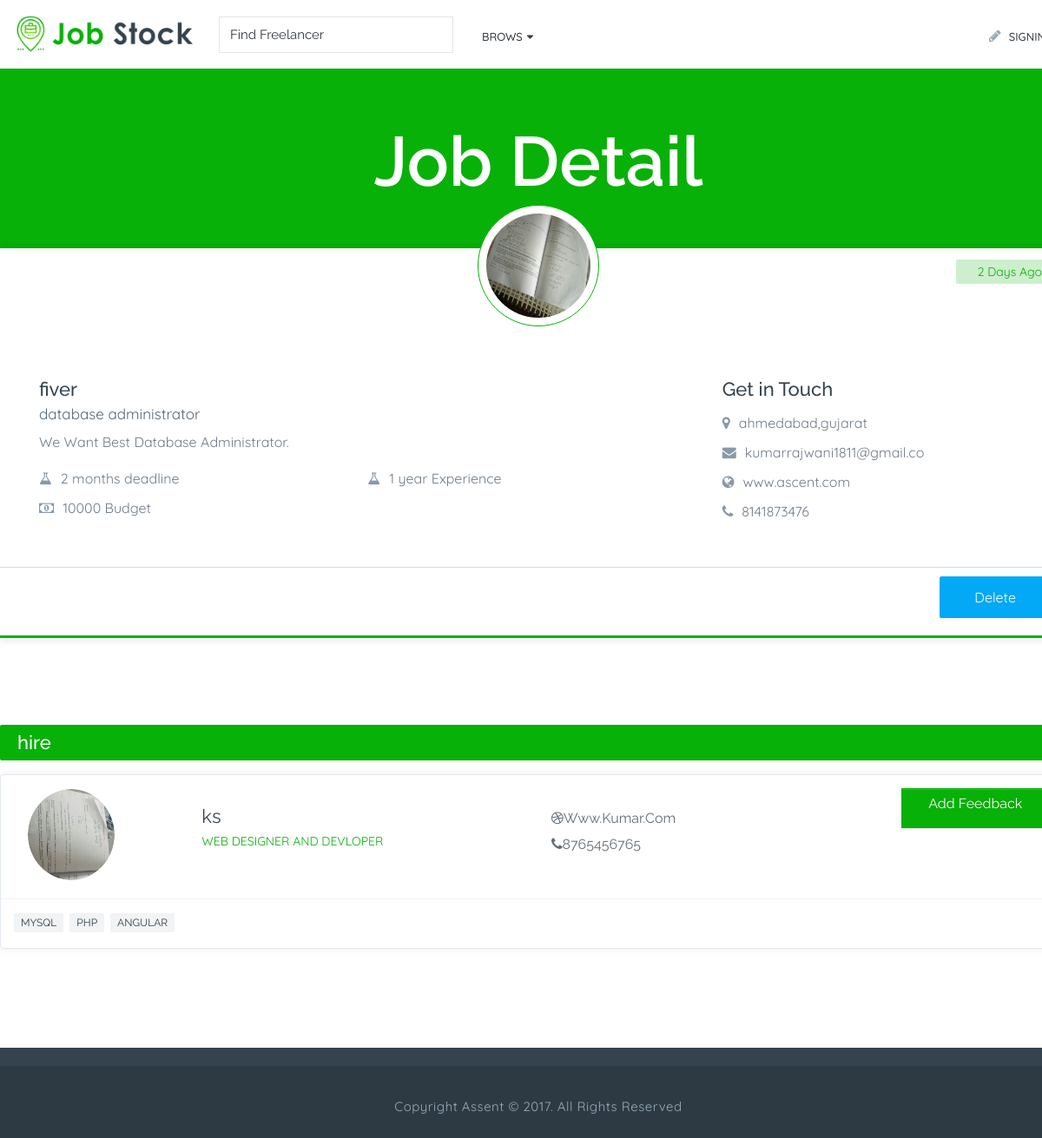
Screenshot of /user/job-detail.php (signed in) with the database file from the repository.
### tables this page shows
CREATE TABLE `company_profile` (
  `fk_uid` int(11) NOT NULL,
  `industry_name` varchar(30) NOT NULL,
  `location` varchar(100) NOT NULL,
  `established` varchar(20) NOT NULL,
  `company_detail` varchar(250) DEFAULT NULL,
  `work` varchar(30) DEFAULT NULL,
  `link` varchar(200) DEFAULT NULL
);

CREATE TABLE `user_table` (
  `uid` int(11) NOT NULL,
  `email_id` varchar(30) NOT NULL,
  `uname` varchar(30) NOT NULL,
  `password` varchar(15) NOT NULL,
  `contact_no` bigint(10) NOT NULL,
  `gender` varchar(6) NOT NULL,
  `image` varchar(200) NOT NULL,
  `token` varchar(15) NOT NULL,
  `verify` int(11) DEFAULT NULL,
  `user_type` int(11) NOT NULL
);

CREATE TABLE `jobpost_table` (
  `fk_uid` int(11) NOT NULL,
  `job_id` int(11) NOT NULL,
  `title` varchar(100) NOT NULL,
  `category` varchar(50) NOT NULL,
  `job_experience` varchar(50) DEFAULT NULL,
  `budget` int(10) NOT NULL,
  `extra_details` varchar(1000) DEFAULT NULL,
  `dead_line` varchar(10) DEFAULT NULL
);

CREATE TABLE `hire` (
  `hirejob_id` int(11) NOT NULL,
  `hireuid` int(11) NOT NULL
);

CREATE TABLE `freelancer_table` (
  `fk_uid` int(11) NOT NULL,
  `higher_degree` varchar(50) DEFAULT NULL,
  `job_experience` varchar(100) DEFAULT NULL,
  `skills` varchar(100) DEFAULT NULL,
  `social_pages` varchar(100) DEFAULT NULL,
  `pdf` varchar(100) DEFAULT NULL,
  `fk_job_id` int(11) DEFAULT NULL
);

### user/loginclass.php (called while the page is built, shortened)
<?php
class loginclass{
private static $con=null;
private static function connect()
{
    self::$con=mysqli_connect('localhost','root','','ascent');
    return self::$con;
}
public function getcompanybyid($id)
{
    $con=loginclass::connect();
       $res=$con->query("select c.*,u.* from company_profile c,user_table u where fk_uid=uid and fk_uid=".$id." ");
    return $res;
}
public function getcompjob($email)
{
    $con=loginclass::connect();
       $res=$con->query('select * from jobpost_table where fk_uid="'.$email.'" ');
    return $res;
}
public function getjobbyid($id)
{
    $con=loginclass::connect();
       $res=$con->query('select * from jobpost_table where job_id='.$id.' ');
    return $res;
}
public function getfeed($id)
{
    $con=loginclass::connect();
    $res=$con->query("select * from feedback_table where fk_job_id='".$id."'");
    $num=$res->num_rows;
 return $num;
}
public function gethire1($id)
{
    $con=loginclass::connect();
    $res=$con->query("select h.*,r.* from hire h,freelancer_table r where hirejob_id='".$id."' and hireuid=fk_uid");
 return $res;
}
public function userview($_email1)
{
    $con=loginclass::connect();
    $res=$con->query("select * from user_table where email_id=" . "'$_email1'");
    return $res;
}
public function userview1($_email1)
{
    $con=loginclass::connect();
    $res=$con->query("select * from user_table where uid=" . "'$_email1'");
    return $res;
}
}
?>

### user/job-detail.php (the view, shortened to what this page needs)
<!DOCTYPE html>
<html class="no-js" lang="zxx">
<head>
    <link rel="stylesheet" href="css/bootstrap.min.css">
    <link rel="stylesheet" href="css/bootstrap-theme.min.css">
    <link rel="stylesheet" href="css/bootstrap-select.min.css">
    <link rel="stylesheet" type="text/css" href="css/bootstrap-wysihtml5.css">
    <link rel="stylesheet" type="text/css" href="css/prettify.css">
    <link rel="stylesheet" href="css/owl.carousel.css">
    <link rel="stylesheet" href="css/owl.theme.css">
    <link href="css/font-awesome.css" rel="stylesheet">
    <link href="css/line-font.css" rel="stylesheet">
    <link href="css/animate.css" rel="stylesheet">
    <link href="css/bootsnav.css" rel="stylesheet">
    <link href="css/style.css" rel="stylesheet">
    <link type="text/css" rel="stylesheet" id="jssDefault" href="css/colors/green-style.css">
    <link href="css/responsiveness.css" rel="stylesheet">
</head>
<?php
require 'loginclass.php';
$email=$_SESSION["email_id"];
$obj=new loginclass();
$id=$_SERVER["QUERY_STRING"];
$_result=$obj->userview($email);
$row=$_result->fetch_assoc();
$uid=$row["uid"];
$res=$obj->getcompjob($uid);
$r=$res->fetch_assoc();
if($id==null)
{
    $id=$r["job_id"];
}
else
{
    $id=$id;
}
$res=$obj->getjobbyid($id);
$row=$res->fetch_assoc();
$uid=$row["fk_uid"];
$comp=$obj->getcompanybyid($uid);
$rcomp=$comp->fetch_assoc();
?>
<body>
    <div class="wrapper">
            <?php require 'header.php'; ?>
    <section class="inner-header-title blank">
        <div class="container">
            <h1>Job Detail</h1>
        </div>
    </section>
    <section class="detail-desc">
        <div class="container white-shadow">
            <div class="row">
                <div class="detail-pic"><img src="<?php echo "../image/".$rcomp["image"]." "?>" class="img" alt="" /></div>
                <div
                    class="detail-status"><span>2 Days Ago</span></div>
        </div>
        <div class="row bottom-mrg">
            <div class="col-md-8 col-sm-8">
                <div class="detail-desc-caption">
                    <h4><?php echo $row["title"] ?></h4><span class="designation"><?php echo $row["category"] ?></span>
                    <p><?php echo $row["extra_details"] ?></p>
                    <ul>
                    <li><i class="fa fa-flask"></i><span><?php echo $row["dead_line"] ?> deadline</span></li>
                        <li><i class="fa fa-flask"></i><span><?php echo $row["job_experience"] ?> Experience</span></li>
                        <li><i class="fa fa-money"></i><span><?php echo $row["budget"] ?>&nbsp;Budget</span></li>
                    </ul>
                </div>
            </div>
            <div class="col-md-4 col-sm-4">
                <div class="get-touch">
                    <h4>Get in Touch</h4>
                    <ul>
                        <li><i class="fa fa-map-marker"></i><span><?php echo $rcomp["location"] ?></span></li>
                        <li><i class="fa fa-envelope"></i><span><?php echo $rcomp["email_id"] ?></span></li>
                        <li><i class="fa fa-globe"></i><span><?php echo $rcomp["link"] ?></span></li>
                        <li><i class="fa fa-phone"></i><span><?php echo $rcomp["contact_no"] ?></span></li>
                    </ul>
                </div>
            </div>
        </div>
        <div class="row no-padd">
            <div class="detail pannel-footer">
                <div class="col-md-5 col-sm-5">
                </div>
                <div class="col-md-7 col-sm-7">
                   <?php if($email<>null and $email<>$rcomp["email_id"])
                   if($email==$rcomp["email_id"])
                   {
                    echo'  <div class="detail-pannel-footer-btn pull-right">
                    <a href="deleteproject.php?id='.$id.' " class="footer-btn blu-btn"
                              title="">delete</a></div>';
                   }
                   ?>
                </div>
            </div>
        </div>
        </div>
    </section>
<?php
$num=$obj->gethire($id);
$num1=$obj->getfeed($id);
if($num==1 and $email==$rcomp["email_id"])
{
    $hire=$obj->gethire1($id);
    $rhire=$hire->fetch_assoc();
    $u=$obj->userview1($rhire["fk_uid"]);
    $ru=$u->fetch_assoc();
    echo '  <section class="full-detail-description full-detail">
    <div class="container">
    <div class="row bottom-mrg extra-mrg">
        <h2 class="detail-title">hire</h2>
        <a href="resume-detail.php?'.$rhire["fk_uid"].'" class="item-click">
        <article>
            <div class="brows-resume">
                <div class="row no-mrg">
                    <div class="col-md-2 col-sm-2">
                        <div class="brows-resume-pic"><img src="../image/'.$ru["image"].'" class="img-responsive" alt="" /></div>
                    </div>
                    <div class="col-md-4 col-sm-4">
                        <div class="brows-resume-name">
                            <h4>'.$ru["uname"].'</h4><span class="brows-resume-designation">';
                            $arr1=explode(",",$rhire["job_experience"]);
                            echo $arr1[0];
                            echo'</span></div>
                    </div>
                    <div class="col-md-4 col-sm-4">
                        <div class="brows-resume-location">
                        <p><i class="fa fa-dribbble"></i>'. $rhire["social_pages"] .'<br>
                        <i class="fa fa-phone right"></i><span>'. $ru["contact_no"].'</span>
                        </p>
                        </div>
                    </div>
                    <div class="col-md-2 col-sm-2">
                    ';
                    if($num1<>1)
                    {
                    echo '<a href="" data-toggle="modal" data-target="#feedback" class="btn btn-primary">add feedback</a>';
                    }
                    echo '</div>
                </div>
                <div class="row extra-mrg row-skill">
                    <div class="browse-resume-skills">
                        <div class="col-md-9 col-sm-8">
                            <div class="br-resume">
                            ';
                            $arr1=explode(",",$rhire["skills"]);
                            $length=count($arr1);
                            for($i=0;$i<$length;$i++)
                            {
                       echo  '<span>'.$arr1[$i].'</span>';
                            }
                        echo '
                            </div>
                        </div>
                        <div class="col-md-3 col-sm-4">
                        </div>
                    </div>
                </div>
            </div>
        </article>
    </a>
        </div></div>
        </section>';
}
?>
    <?php require 'footer.php'; ?>
        </div>
</body>
</html>

### user/css/bootsnav.css (style rules this page uses)
body { -webkit-transition: all 0.3s ease-in-out; -moz-transition: all 0.3s ease-in-out; -o-transition: all 0.3s ease-in-out; -ms-transition: all 0.3s ease-in-out; transition: all 0.3s ease-in-out; }

### user/css/colors/green-style.css (style rules this page uses)
a { color: #707c88; }
.btn.btn-primary { border: 1px solid #07b107; background: #07b107; }
.inner-header-title { border-bottom: 4px solid #07b107; }
.inner-header-title.blank { border-bottom: 4px solid #07b107; background:#07b107; }
.brows-resume span.brows-resume-designation { color: #07b107; }
.detail-status span { color: #07b107; background: rgba(7, 177, 7,0.2); }
.container.white-shadow { border-bottom: 3px solid #07b107; }
h2.detail-title { background: #07b107; }
.detail-pic { border: 1px solid #07b107; }

### user/css/responsiveness.css (style rules this page uses)
@media only screen and (min-width :768px) { .container-fluid,.no-padd { padding:0 } }
@media only screen and (min-width :768px) { h1 { font-size:48px;line-height:52px } }
@media only screen and (min-width :768px) { h2 { font-size:36px;line-height:48px } }
@media only screen and (min-width :768px) { .extra-mrg { padding:0;margin-left:-15px;margin-right:-15px } }
@media only screen and (min-width :768px) { .detail-desc-caption ul li { width:50%;display:inline-block;float:left } }
@media only screen and (min-width :1024px) { section { padding:80px 0 70px } }
@media only screen and (min-width :1024px) { .inner-header-title h1 { font-size:60px;margin:1em 0 } }
@media only screen and (min-width :1200px) { .inner-header-title h1 { font-size:80px } }

### rows the page displays
company_profile: user_table.image (picture), location "ahmedabad,gujarat", user_table.email_id "kumarrajwani1811@gmail.co", link "www.ascent.com", user_table.contact_no "8141873476"
jobpost_table: title "fiver", category "database administrator", extra_details "We Want Best Database Administrator.", dead_line "2 months", job_experience "1 year", budget "10000"
user_table: image (picture), uname "ks", contact_no "8765456765"
hire: freelancer_table.job_experience "WEB DESIGNER AND DEVLOPER", freelancer_table.social_pages "Www.kumar.com", freelancer_table.skills "MYSQL", freelancer_table.skills "PHP", freelancer_table.skills "ANGULAR"
